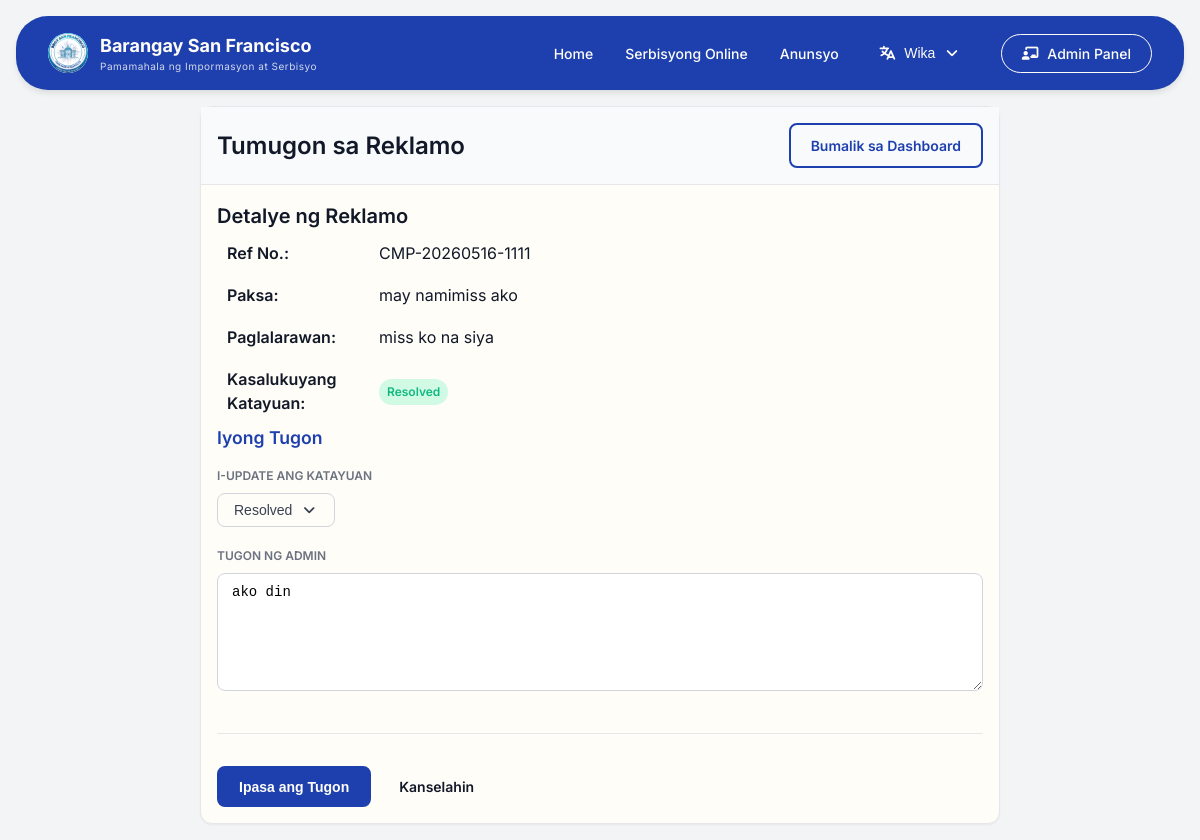
Page /pages/admin/complaints/respond.php?id=1 (signed in) on the earlier database version.
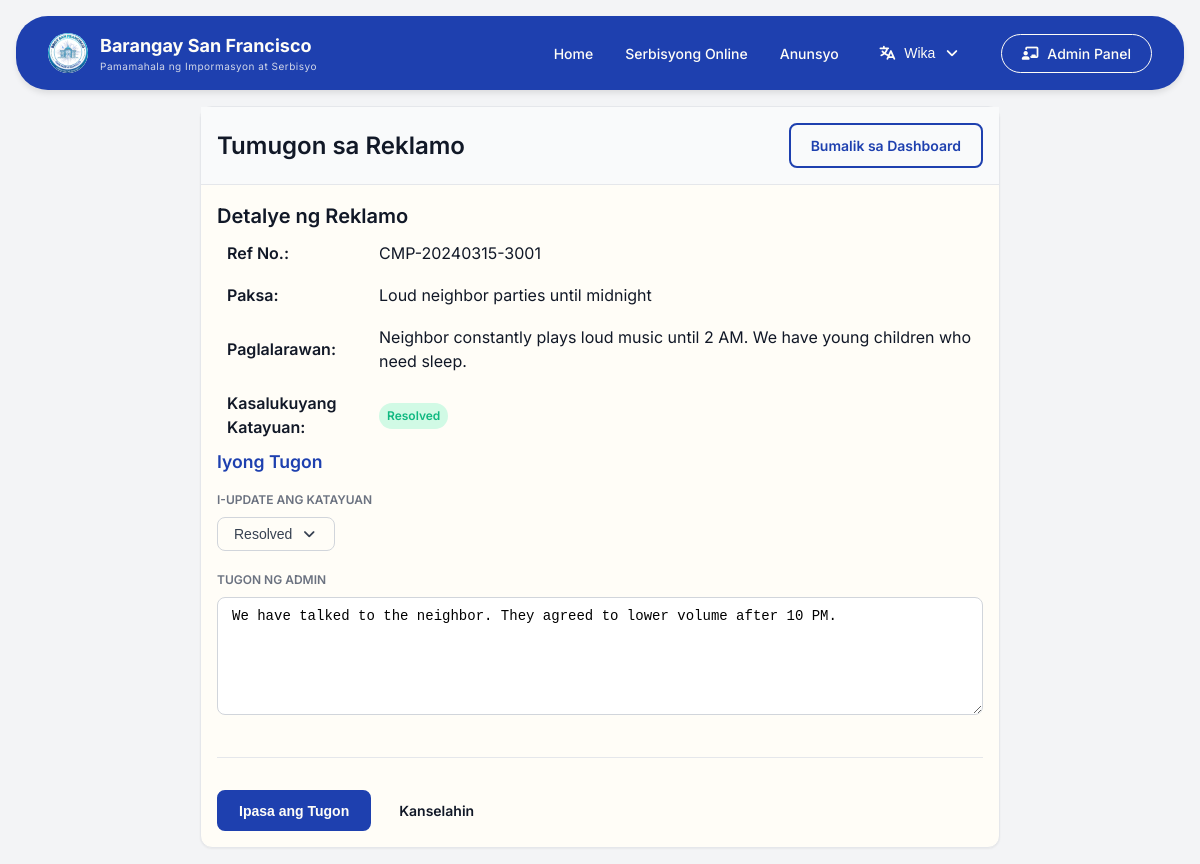
Same page on the later database version.
### tables this page shows
CREATE TABLE IF NOT EXISTS `complaint` (
  `complaint_id` int NOT NULL AUTO_INCREMENT,
  `household_id` int NOT NULL,
  `ref_no` varchar(50) NOT NULL,
  `subject` varchar(200) NOT NULL,
  `description` text NOT NULL,
  `category` enum('noise','waste','peace_order','infrastructure','other') DEFAULT 'other',
  `date_submitted` timestamp NULL DEFAULT CURRENT_TIMESTAMP,
  `status` enum('pending','reviewing','resolved','dismissed') DEFAULT 'pending',
  `priority` enum('low','medium','high') DEFAULT 'medium',
  `admin_response` text,
  PRIMARY KEY (`complaint_id`),
  UNIQUE KEY `ref_no` (`ref_no`),
  KEY `household_id` (`household_id`),
  KEY `idx_complaint_status` (`status`)
);

### includes/translations/translations.php (called while the page is built, shortened)
<?php
function __($key) {
    $lang = $_SESSION['lang'] ?? 'tl';
    return $translations[$lang][$key] ?? $key;
}
?>

### pages/admin/complaints/respond.php (the view, shortened to what this page needs)
<?php
require_once '../../../includes/core/init.php';
$complaint_id = $_GET['id'] ?? 0;
$sql = "SELECT * FROM complaint WHERE complaint_id = ?";
$stmt = $conn->prepare($sql);
$stmt->bind_param("i", $complaint_id);
$stmt->execute();
$complaint = $stmt->get_result()->fetch_assoc();
include '../../../includes/layouts/header.php';
?>
<link rel="stylesheet" href="/barangay-residence-system/assets/css/pages/dashboard.css">
<?php include '../../../includes/layouts/navbar.php'; ?>
<main class="container">
    <div class="card form-container">
        <div class="card-header">
            <h2><?php echo __('respond-to-complaint'); ?></h2>
            <a href="/barangay-residence-system/pages/dashboard.php" class="btn btn-outline"><?php echo __('back-to-dashboard'); ?></a>
        </div>
        <div class="card-body">
            <div class="detail-section">
                <h3><?php echo __('complaint-details'); ?></h3>
                <table class="detail-table">
                    <tr><th><?php echo __('reference-no'); ?>:</th><td><?php echo htmlspecialchars($complaint['ref_no']); ?></a>
                    <tr><th><?php echo __('subject'); ?>:</th><td><?php echo htmlspecialchars($complaint['subject']); ?></a>
                    <tr><th><?php echo __('description'); ?>:</th><td><?php echo nl2br(htmlspecialchars($complaint['description'])); ?></a>
                    <tr><th><?php echo __('current-status'); ?>:</th><td><span class="badge badge-<?php echo $complaint['status'] == 'resolved' ? 'green' : ($complaint['status'] == 'pending' ? 'orange' : 'blue'); ?>"><?php echo ucfirst($complaint['status']); ?></span></a>
                </table>
            </div>
            <form method="POST">
                <div class="form-section">
                    <h3><?php echo __('your-response'); ?></h3>
                    <div class="form-group">
                        <label class="form-label"><?php echo __('update-status'); ?></label>
                        <div class="filter-dropdown">
                            <button type="button" id="statusDropdownBtn" class="btn-filter">
                                <span id="statusDropdownLabel"><?php echo ucfirst($complaint['status']); ?></span>
                                <i class="fas fa-angle-down"></i>
                            </button>
                        </div>
                    </div>
                    <div class="form-group">
                        <label class="form-label"><?php echo __('admin-response'); ?></label>
                        <textarea name="response" class="form-input" rows="6" placeholder="<?php echo __('admin-response-placeholder'); ?>"><?php echo htmlspecialchars($complaint['admin_response'] ?? ''); ?></textarea>
                    </div>
                </div>
                <div class="form-actions">
                    <button type="submit" class="btn btn-primary"><?php echo __('submit-response'); ?></button>
                    <a href="/barangay-residence-system/pages/dashboard.php" class="btn"><?php echo __('cancel'); ?></a>
                </div>
            </form>
        </div>
    </div>
</main>

Differences in the rows shown:
changed complaint "Resolved": ref_no "CMP-20260516-1111" → "CMP-20240315-3001"; subject "may namimiss ako" → "Loud neighbor parties until midnight"; description "miss ko na siya" → "Neighbor constantly plays loud music until 2 AM. We have young children who need sleep."; response "ako din" → "We have talked to the neighbor. They agreed to lower volume after 10 PM."
